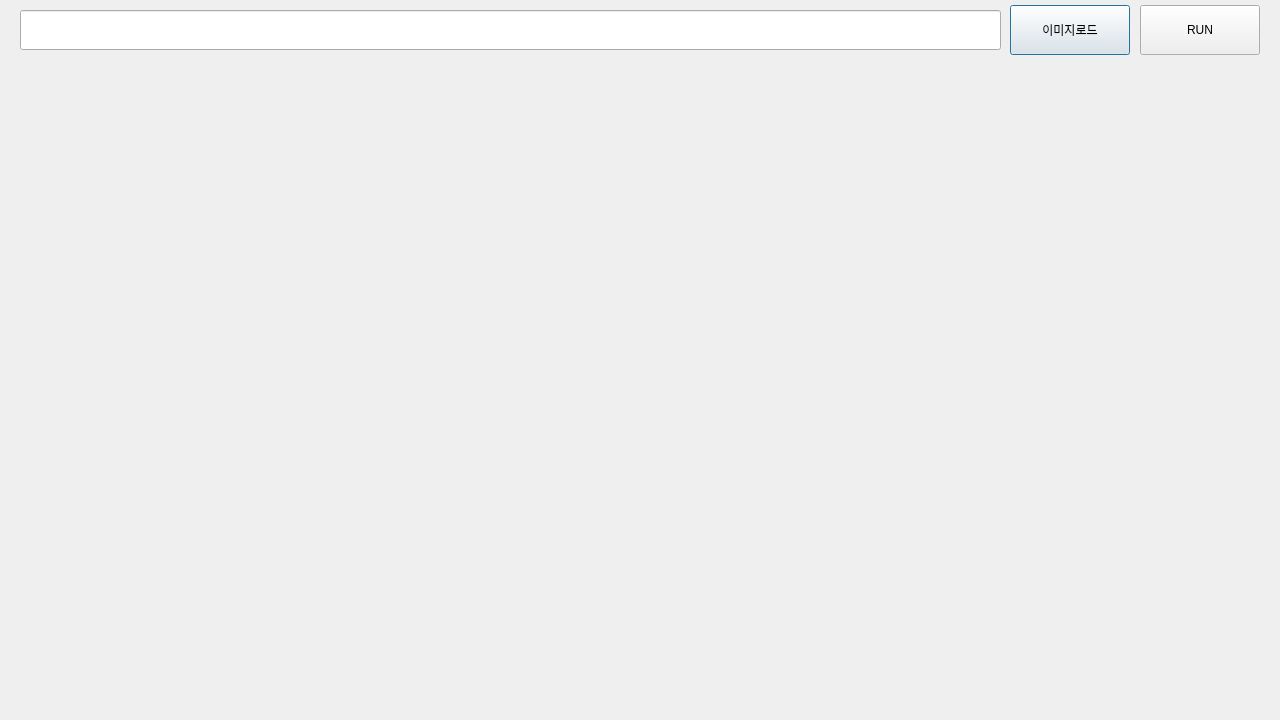
<?xml version="1.0" encoding="UTF-8"?>
<ui version="4.0">
 <class>Dialog</class>
 <widget class="QDialog" name="Dialog">
  <property name="geometry">
   <rect>
    <x>0</x>
    <y>0</y>
    <width>1280</width>
    <height>720</height>
   </rect>
  </property>
  <property name="windowTitle">
   <string>Dialog</string>
  </property>
  <widget class="QLineEdit" name="line_edit">
   <property name="geometry">
    <rect>
     <x>20</x>
     <y>10</y>
     <width>981</width>
     <height>40</height>
    </rect>
   </property>
  </widget>
  <widget class="QPushButton" name="btn_load">
   <property name="geometry">
    <rect>
     <x>1010</x>
     <y>5</y>
     <width>120</width>
     <height>50</height>
    </rect>
   </property>
   <property name="text">
    <string>이미지로드</string>
   </property>
  </widget>
  <widget class="QPushButton" name="btn_run">
   <property name="geometry">
    <rect>
     <x>1140</x>
     <y>5</y>
     <width>120</width>
     <height>50</height>
    </rect>
   </property>
   <property name="text">
    <string>RUN</string>
   </property>
  </widget>
  <widget class="QLabel" name="lbl_src">
   <property name="geometry">
    <rect>
     <x>20</x>
     <y>120</y>
     <width>600</width>
     <height>450</height>
    </rect>
   </property>
   <property name="text">
    <string/>
   </property>
  </widget>
  <widget class="QLabel" name="lbl_dst">
   <property name="geometry">
    <rect>
     <x>650</x>
     <y>120</y>
     <width>600</width>
     <height>450</height>
    </rect>
   </property>
   <property name="text">
    <string/>
   </property>
  </widget>
 </widget>
 <resources/>
 <connections/>
</ui>
